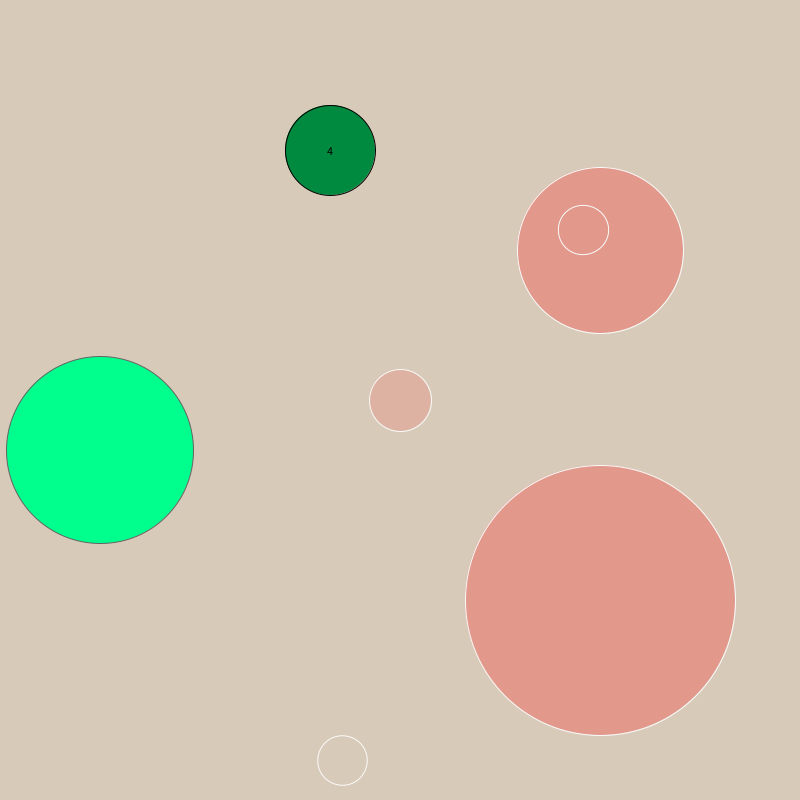
Frame 1 (no input)
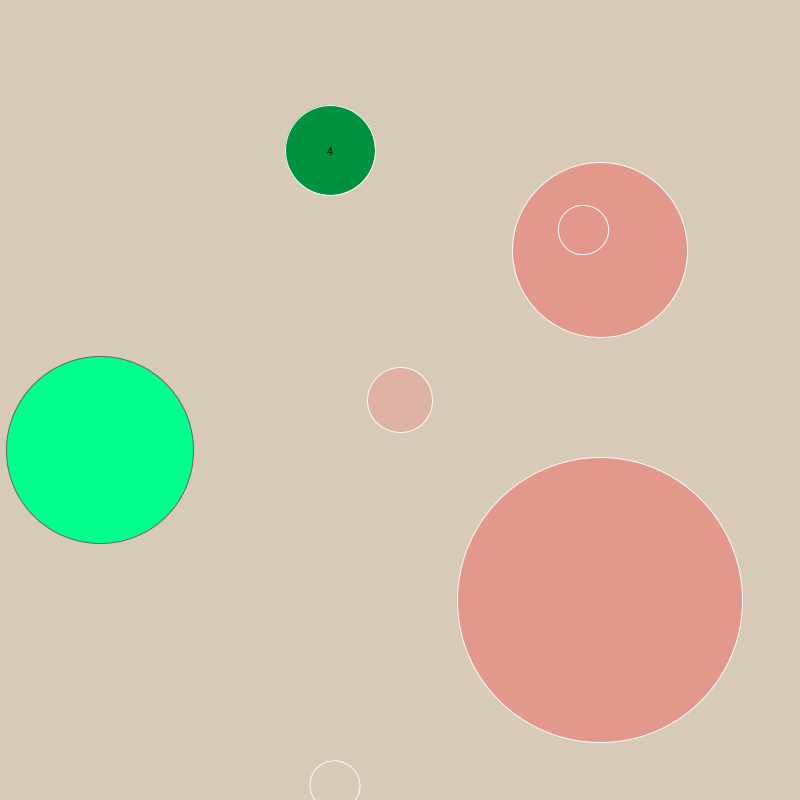
Frame 60 (the mouse pressed at the canvas centre just before this capture)
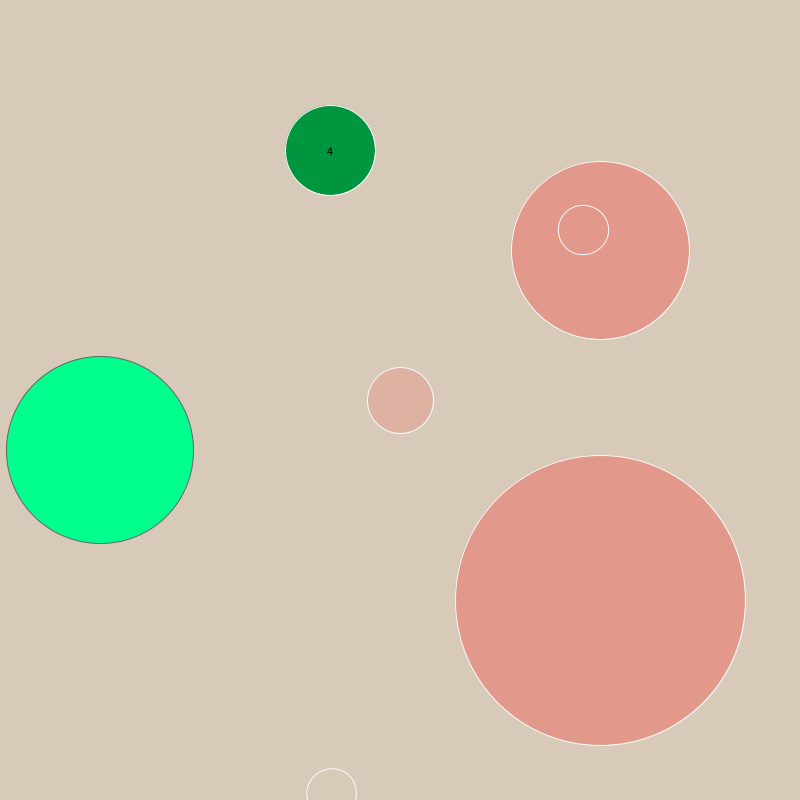
Frame 120 (the mouse held since frame 60 and released just before this capture)

The Processing sketch that drew these frames (run headless with seeded random() and noise(); from frame 60 on, the mouse is pressed at the canvas centre):

// Processing sketch: processing_42115
// ── processing_42115.pde


//3 pink circles are seconds
//biggest green clock is hour- this is the only one with numbers 
// left green-blue clock is the only minute clock, changes colors as minute passes by
//out of the two white outline circles going around, 
          //one is minute (goes around the whole page), and one is second (goes around the bottom left corner)
          
//there are three second clocks for visual stimulation


int s;
int m;
int h;
int totalpoints=20;
int [] x= new int [totalpoints];
int []y= new int [totalpoints];


void setup () {
  size (800,800);
  smooth ();
   s= second ();
   m= minute ();
   h= hour ();
   frameRate (50);
   
}
   

void draw () {
  background (#D8CAB8);
  s= second ();
  m= minute ();
  h= hour ();
  
  
   
 
 pushMatrix (); // lower left minuteclock 
 translate (300, height-300);
 float hourcolor= map (s, 0,300,0, width);
 fill (0, hourcolor, 63);
 ellipse (30, -350, 10+h*20, 10+h*20);
 fill (0);
 stroke (100);
 textAlign (CENTER, CENTER);

 text (h,30,-350);
 noFill ();
 rotate (radians (m*2));

 popMatrix ();
 
 
 
 
 
  pushMatrix (); //biggest hour clock 
  translate (100, height-100);
    float minutecolor = map (s,0,100,0,width );
  fill(0, minutecolor, 140);
  ellipse (0,-250, 10+m*3, 10+m*3);
  fill (0);
  stroke (250);
 
  noFill();
  rotate (radians (s*2));
  ellipse(0,-250,50,50); 
 
  popMatrix ();
  
  
  
  pushMatrix (); // white secondclock circle on bottom right corner
  translate (width/2, height/2);
  fill (222+s, 0,0,63);
  ellipse (200,200, 10+s*5, 10+s*5);
  fill (20);
  stroke (250);
  rotate (radians (s*8));
  popMatrix ();
  
  
  
  pushMatrix (); //center secondclock
  translate (width/2, height/2);
fill (210+m, 0,0, 30);
ellipse (0,0,10+s*1, 10+s*1);
fill (0);
stroke (250);
noFill();
rotate (radians (s*2));
popMatrix();


  pushMatrix (); //top right orange secondclock
  translate (width/2, height/2);
  fill(255+s, 0,0, 63);
  ellipse (200,-150, 10+s*3, 10+s*3);
  fill (0);
  stroke (250);

  noFill();
  rotate (radians (m*6)); 
  

  ellipse(200,-150,50,50); //moves around the whole canvas draws a circle as minutes pass by
  popMatrix ();

}
